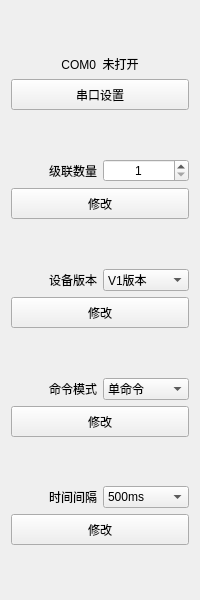
<?xml version="1.0" encoding="UTF-8"?>
<ui version="4.0">
 <class>IP_SettingToolWid</class>
 <widget class="QWidget" name="IP_SettingToolWid">
  <property name="geometry">
   <rect>
    <x>0</x>
    <y>0</y>
    <width>200</width>
    <height>600</height>
   </rect>
  </property>
  <property name="windowTitle">
   <string>Form</string>
  </property>
  <layout class="QVBoxLayout" name="verticalLayout">
   <item>
    <spacer name="verticalSpacer_5">
     <property name="orientation">
      <enum>Qt::Vertical</enum>
     </property>
     <property name="sizeHint" stdset="0">
      <size>
       <width>20</width>
       <height>40</height>
      </size>
     </property>
    </spacer>
   </item>
   <item>
    <widget class="QLabel" name="serialLab">
     <property name="text">
      <string>COM0  未打开</string>
     </property>
     <property name="alignment">
      <set>Qt::AlignCenter</set>
     </property>
    </widget>
   </item>
   <item>
    <widget class="QPushButton" name="serialBtn">
     <property name="minimumSize">
      <size>
       <width>0</width>
       <height>31</height>
      </size>
     </property>
     <property name="text">
      <string>串口设置</string>
     </property>
    </widget>
   </item>
   <item>
    <spacer name="verticalSpacer">
     <property name="orientation">
      <enum>Qt::Vertical</enum>
     </property>
     <property name="sizeHint" stdset="0">
      <size>
       <width>20</width>
       <height>40</height>
      </size>
     </property>
    </spacer>
   </item>
   <item>
    <layout class="QHBoxLayout" name="horizontalLayout">
     <item>
      <widget class="QLabel" name="label">
       <property name="text">
        <string>级联数量</string>
       </property>
       <property name="alignment">
        <set>Qt::AlignRight|Qt::AlignTrailing|Qt::AlignVCenter</set>
       </property>
      </widget>
     </item>
     <item>
      <widget class="QSpinBox" name="spinBox">
       <property name="alignment">
        <set>Qt::AlignCenter</set>
       </property>
       <property name="minimum">
        <number>1</number>
       </property>
       <property name="maximum">
        <number>33</number>
       </property>
      </widget>
     </item>
    </layout>
   </item>
   <item>
    <widget class="QPushButton" name="devNumBtn">
     <property name="minimumSize">
      <size>
       <width>0</width>
       <height>31</height>
      </size>
     </property>
     <property name="text">
      <string>修改</string>
     </property>
    </widget>
   </item>
   <item>
    <spacer name="verticalSpacer_2">
     <property name="orientation">
      <enum>Qt::Vertical</enum>
     </property>
     <property name="sizeHint" stdset="0">
      <size>
       <width>20</width>
       <height>40</height>
      </size>
     </property>
    </spacer>
   </item>
   <item>
    <layout class="QHBoxLayout" name="horizontalLayout_2">
     <item>
      <widget class="QLabel" name="label_2">
       <property name="text">
        <string>设备版本</string>
       </property>
       <property name="alignment">
        <set>Qt::AlignRight|Qt::AlignTrailing|Qt::AlignVCenter</set>
       </property>
      </widget>
     </item>
     <item>
      <widget class="QComboBox" name="vBox">
       <item>
        <property name="text">
         <string>V1版本</string>
        </property>
       </item>
       <item>
        <property name="text">
         <string>V3版本</string>
        </property>
       </item>
      </widget>
     </item>
    </layout>
   </item>
   <item>
    <widget class="QPushButton" name="vBtn">
     <property name="minimumSize">
      <size>
       <width>0</width>
       <height>31</height>
      </size>
     </property>
     <property name="text">
      <string>修改</string>
     </property>
    </widget>
   </item>
   <item>
    <spacer name="verticalSpacer_3">
     <property name="orientation">
      <enum>Qt::Vertical</enum>
     </property>
     <property name="sizeHint" stdset="0">
      <size>
       <width>20</width>
       <height>40</height>
      </size>
     </property>
    </spacer>
   </item>
   <item>
    <layout class="QHBoxLayout" name="horizontalLayout_3">
     <item>
      <widget class="QLabel" name="label_5">
       <property name="text">
        <string>命令模式</string>
       </property>
       <property name="alignment">
        <set>Qt::AlignRight|Qt::AlignTrailing|Qt::AlignVCenter</set>
       </property>
      </widget>
     </item>
     <item>
      <widget class="QComboBox" name="cmdBox">
       <item>
        <property name="text">
         <string>单命令</string>
        </property>
       </item>
       <item>
        <property name="text">
         <string>双命令</string>
        </property>
       </item>
      </widget>
     </item>
    </layout>
   </item>
   <item>
    <widget class="QPushButton" name="cmdBtn">
     <property name="minimumSize">
      <size>
       <width>0</width>
       <height>31</height>
      </size>
     </property>
     <property name="text">
      <string>修改</string>
     </property>
    </widget>
   </item>
   <item>
    <spacer name="verticalSpacer_4">
     <property name="orientation">
      <enum>Qt::Vertical</enum>
     </property>
     <property name="sizeHint" stdset="0">
      <size>
       <width>20</width>
       <height>40</height>
      </size>
     </property>
    </spacer>
   </item>
   <item>
    <layout class="QHBoxLayout" name="horizontalLayout_4">
     <item>
      <widget class="QLabel" name="label_6">
       <property name="text">
        <string>时间间隔</string>
       </property>
       <property name="alignment">
        <set>Qt::AlignRight|Qt::AlignTrailing|Qt::AlignVCenter</set>
       </property>
      </widget>
     </item>
     <item>
      <widget class="QComboBox" name="timeBox">
       <item>
        <property name="text">
         <string>500ms</string>
        </property>
       </item>
       <item>
        <property name="text">
         <string>1000ms</string>
        </property>
       </item>
       <item>
        <property name="text">
         <string>1500ms</string>
        </property>
       </item>
      </widget>
     </item>
    </layout>
   </item>
   <item>
    <widget class="QPushButton" name="timeBtn">
     <property name="minimumSize">
      <size>
       <width>0</width>
       <height>31</height>
      </size>
     </property>
     <property name="text">
      <string>修改</string>
     </property>
    </widget>
   </item>
   <item>
    <spacer name="verticalSpacer_6">
     <property name="orientation">
      <enum>Qt::Vertical</enum>
     </property>
     <property name="sizeHint" stdset="0">
      <size>
       <width>20</width>
       <height>40</height>
      </size>
     </property>
    </spacer>
   </item>
  </layout>
 </widget>
 <resources/>
 <connections/>
</ui>
